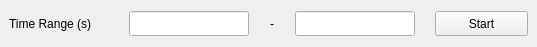
<?xml version="1.0" encoding="UTF-8"?>
<ui version="4.0">
 <class>MainWindow</class>
 <widget class="QMainWindow" name="MainWindow">
  <property name="geometry">
   <rect>
    <x>0</x>
    <y>0</y>
    <width>537</width>
    <height>47</height>
   </rect>
  </property>
  <property name="minimumSize">
   <size>
    <width>537</width>
    <height>47</height>
   </size>
  </property>
  <property name="maximumSize">
   <size>
    <width>537</width>
    <height>47</height>
   </size>
  </property>
  <property name="windowTitle">
   <string>MainWindow</string>
  </property>
  <widget class="QWidget" name="centralwidget">
   <property name="font">
    <font>
     <family>Ubuntu</family>
    </font>
   </property>
   <layout class="QHBoxLayout" name="horizontalLayout">
    <item>
     <widget class="QLabel" name="_time_range_lb">
      <property name="minimumSize">
       <size>
        <width>100</width>
        <height>25</height>
       </size>
      </property>
      <property name="maximumSize">
       <size>
        <width>100</width>
        <height>25</height>
       </size>
      </property>
      <property name="text">
       <string>Time Range (s)</string>
      </property>
     </widget>
    </item>
    <item>
     <spacer name="horizontalSpacer_2">
      <property name="orientation">
       <enum>Qt::Horizontal</enum>
      </property>
      <property name="sizeType">
       <enum>QSizePolicy::Fixed</enum>
      </property>
      <property name="sizeHint" stdset="0">
       <size>
        <width>14</width>
        <height>22</height>
       </size>
      </property>
     </spacer>
    </item>
    <item>
     <widget class="QLineEdit" name="_tmin_le">
      <property name="minimumSize">
       <size>
        <width>120</width>
        <height>25</height>
       </size>
      </property>
      <property name="maximumSize">
       <size>
        <width>120</width>
        <height>25</height>
       </size>
      </property>
      <property name="alignment">
       <set>Qt::AlignCenter</set>
      </property>
     </widget>
    </item>
    <item>
     <widget class="QLabel" name="label_2">
      <property name="text">
       <string>-</string>
      </property>
      <property name="alignment">
       <set>Qt::AlignCenter</set>
      </property>
     </widget>
    </item>
    <item>
     <widget class="QLineEdit" name="_tmax_le">
      <property name="minimumSize">
       <size>
        <width>120</width>
        <height>25</height>
       </size>
      </property>
      <property name="maximumSize">
       <size>
        <width>120</width>
        <height>25</height>
       </size>
      </property>
      <property name="alignment">
       <set>Qt::AlignCenter</set>
      </property>
     </widget>
    </item>
    <item>
     <spacer name="horizontalSpacer_3">
      <property name="orientation">
       <enum>Qt::Horizontal</enum>
      </property>
      <property name="sizeType">
       <enum>QSizePolicy::Fixed</enum>
      </property>
      <property name="sizeHint" stdset="0">
       <size>
        <width>14</width>
        <height>22</height>
       </size>
      </property>
     </spacer>
    </item>
    <item>
     <widget class="QPushButton" name="_start_btn">
      <property name="minimumSize">
       <size>
        <width>93</width>
        <height>25</height>
       </size>
      </property>
      <property name="maximumSize">
       <size>
        <width>93</width>
        <height>25</height>
       </size>
      </property>
      <property name="text">
       <string>Start</string>
      </property>
      <property name="shortcut">
       <string>Return</string>
      </property>
     </widget>
    </item>
   </layout>
  </widget>
 </widget>
 <resources/>
 <connections/>
</ui>
